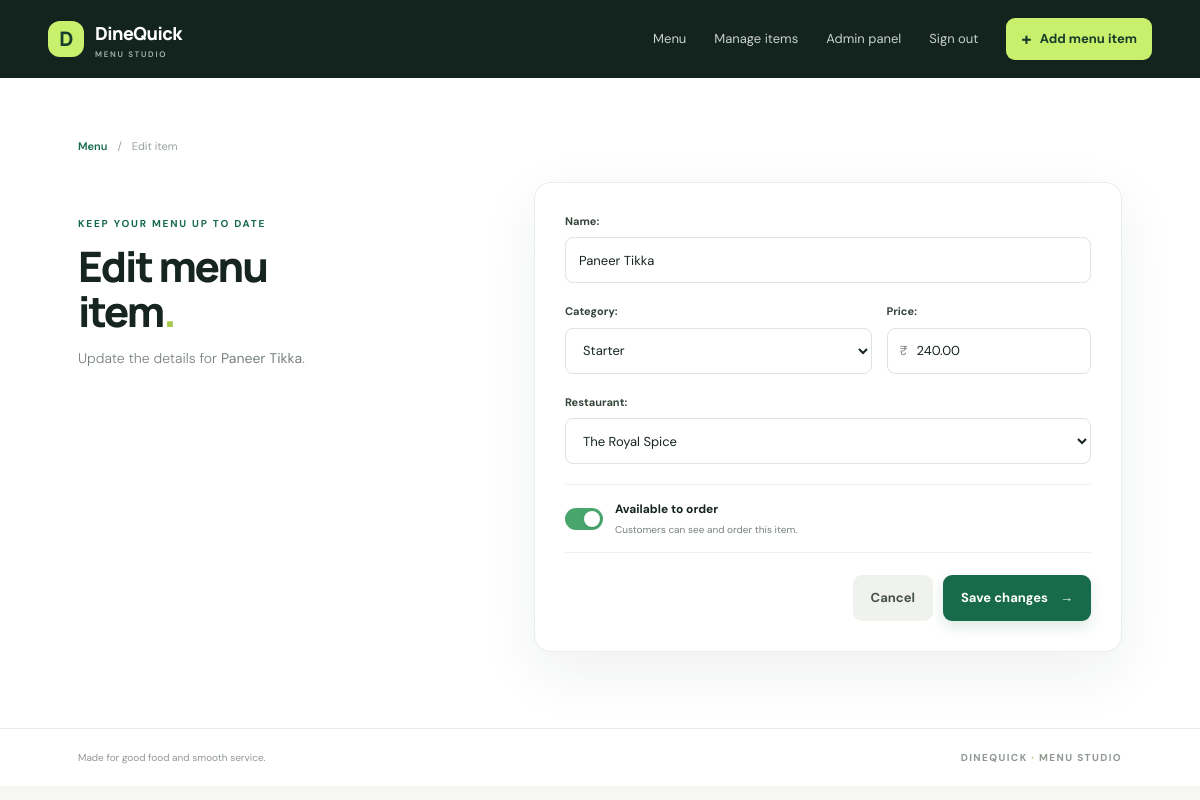
The app's page /menu/1/edit/ (signed in) with its own data.
### menuapp/models.py (models this page shows, shortened)
class MenuItem(models.Model):
    class Category(models.TextChoices):
        STARTER = "Starter", "Starter"
        MAIN = "Main", "Main"
        DESSERT = "Dessert", "Dessert"
        BEVERAGE = "Beverage", "Beverage"
    name = models.CharField(max_length=100)
    price = models.DecimalField(max_digits=8, decimal_places=2)
    category = models.CharField(max_length=10, choices=Category.choices)
    available = models.BooleanField(default=True)
    restaurant = models.ForeignKey(Restaurant, on_delete=models.CASCADE, related_name="menu_items")

### menuapp/views.py (the view)
# urls.py: urlpatterns = [path("menu/", MenuItemListView.as_view(), name="menu-list"), path("menu/add/", MenuItemCreateView.as_view(), name="menu-add"), path("menu/<int:pk>/edit/", MenuItemUpdateView.as_view(), 
class MenuItemUpdateView(LoginRequiredMixin, UpdateView):
    model = MenuItem
    form_class = MenuItemForm
    template_name = "menuapp/menuitem_update.html"
    success_url = reverse_lazy("menu-list")
    def get_context_data(self, **kwargs):
        context = super().get_context_data(**kwargs)
        context["has_restaurants"] = Restaurant.objects.exists()
        return context

### menuapp/forms.py
class MenuItemForm(forms.ModelForm):
    class Meta:
        model = MenuItem
        fields = ["name", "price", "category", "available", "restaurant"]
        widgets = {
            "name": forms.TextInput(attrs={"class": "field-control", "placeholder": "e.g. Paneer Tikka"}),
            "price": forms.NumberInput(attrs={"class": "field-control", "placeholder": "0.00", "min": "0", "step": "0.01"}),
            "category": forms.Select(attrs={"class": "field-control"}),
            "available": forms.CheckboxInput(attrs={"class": "field-checkbox"}),
            "restaurant": forms.Select(attrs={"class": "field-control"}),
        }
    def __init__(self, *args, **kwargs):
        super().__init__(*args, **kwargs)
        restaurants = self.fields["restaurant"].queryset.order_by("name")
        self.fields["restaurant"].queryset = restaurants
        self.fields["restaurant"].empty_label = "Choose a restaurant" if restaurants.exists() else "No restaurants yet - add one in Admin"

### menuapp/models.py (called while the page is built)
    def __str__(self): return self.name

### menuapp/templates/menuapp/menuitem_update.html (shortened to what this page needs)
{% extends "menuapp/base.html" %}
{% block content %}
<div class="breadcrumb"><a href="{% url 'menu-list' %}">Menu</a><span>/</span><span>Edit item</span></div>
<section class="form-layout"><div class="form-intro"><p class="eyebrow">KEEP YOUR MENU UP TO DATE</p><h1>Edit menu<br>item<span class="heading-dot">.</span></h1><p class="lead">Update the details for <strong>{{ object.name }}</strong>.</p></div>
<div class="surface form-surface"><form method="post" class="menu-form" novalidate>
<div class="form-field">{{ form.name.label_tag }}{{ form.name }}{% for error in form.name.errors %}<small class="field-error">{{ error }}</small>{% endfor %}</div>
<div class="form-row"><div class="form-field">{{ form.category.label_tag }}{{ form.category }}</div><div class="form-field">{{ form.price.label_tag }}<div class="price-input"><span>₹</span>{{ form.price }}</div></div></div>
<div class="form-field">{{ form.restaurant.label_tag }}{{ form.restaurant }}{% for error in form.restaurant.errors %}<small class="field-error">{{ error }}</small>{% endfor %}</div>
<label class="availability-row"><span class="toggle-wrap">{{ form.available }}<span class="toggle-ui"></span></span><span><strong>Available to order</strong><small>Customers can see and order this item.</small></span></label>
<div class="form-actions"><a class="button button-quiet" href="{% url 'menu-list' %}">Cancel</a><button class="button button-primary" type="submit">Save changes <span>→</span></button></div>
</form></div></section>
{% endblock %}

### menuapp/static/menuapp/style.css (style rules this page uses)
:root { --ink:#172520;--muted:#78827d;--green:#176b4b;--green-dark:#10563b;--lime:#c9f06c;--paper:#f6f7f3;--line:#e7eae4;--white:#fff;--red:#b44236;--shadow:0 20px 60px rgba(29,48,37,.07) }
* { box-sizing:border-box }
html { min-height:100%;background:var(--paper) }
body { margin:0;color:var(--ink);font-family:'DM Sans',Arial,sans-serif;font-size:15px;-webkit-font-smoothing:antialiased }
a { color:inherit;text-decoration:none }
button,input,select { font:inherit }
.eyebrow { margin:0 0 13px;color:var(--green);font-size:10px;font-weight:700;letter-spacing:1.8px }
.page-heading h1,.form-intro h1,.delete-surface h1,.login-surface h1 { font:800 clamp(34px,4vw,46px)/1.08 Manrope,sans-serif;letter-spacing:-2px;margin:0 }
.heading-dot { color:#a6c94c }
.lead { margin:13px 0 0;color:var(--muted);font-size:14px;line-height:1.65 }
.button { min-height:46px;display:inline-flex;align-items:center;justify-content:center;gap:12px;border:0;border-radius:9px;padding:0 18px;font-size:13px;font-weight:700;cursor:pointer;transition:transform .18s,background .18s,box-shadow .18s }
.button-primary { background:var(--green);color:white;box-shadow:0 6px 14px rgba(23,107,75,.15) }
.button-quiet { background:#f0f2ed;color:#46514b }
.surface { background:var(--white);border:1px solid #eaede8;border-radius:17px;box-shadow:var(--shadow) }
.form-layout { display:grid;grid-template-columns:minmax(220px,.8fr) minmax(400px,1.2fr);gap:64px;align-items:start;padding-top:24px }
.form-intro { padding-top:34px }
.form-intro h1 { font-size:42px }
.form-surface { padding:30px }
.menu-form { display:flex;flex-direction:column;gap:20px }
.form-field { display:flex;flex-direction:column;gap:8px;min-width:0 }
.form-field label { font-size:11px;font-weight:700;color:#35443a }
.field-control { width:100%;height:46px;padding:0 13px;border:1px solid #dfe4dc;border-radius:8px;background:#fff;color:var(--ink);outline:none;font-size:13px;transition:border-color .15s,box-shadow .15s }
.field-control::placeholder { color:#a7aea8 }
.form-row { display:grid;grid-template-columns:1.2fr .8fr;gap:15px }
.price-input { position:relative }
.price-input>span { position:absolute;left:13px;top:50%;transform:translateY(-50%);font-size:13px;color:#7b857e }
.price-input .field-control { padding-left:29px }
.availability-row { display:flex;align-items:center;gap:12px;padding:15px 0;border-top:1px solid #eef0ec;border-bottom:1px solid #eef0ec;cursor:pointer }
.availability-row strong,.availability-row small { display:block }
.availability-row strong { font-size:12px }
.availability-row small { margin-top:4px;color:var(--muted);font-size:10px }
.toggle-wrap { position:relative;width:38px;height:22px;flex:0 0 38px }
.toggle-ui { position:absolute;inset:0;border-radius:30px;background:#c8cec9;transition:background .2s }
.toggle-ui:after { content:'';position:absolute;top:3px;left:3px;width:16px;height:16px;border-radius:50%;background:white;box-shadow:0 1px 3px #0002;transition:transform .2s }
.field-checkbox:checked+.toggle-ui { background:#48a66d }
.field-checkbox:checked+.toggle-ui:after { transform:translateX(16px) }
.form-actions { display:flex;justify-content:flex-end;gap:10px;padding-top:2px }
.breadcrumb { display:flex;gap:10px;align-items:center;color:#98a19a;font-size:11px;margin-bottom:3px }
.breadcrumb a { color:var(--green);font-weight:600 }

### records on screen
MenuItem: name "Paneer Tikka", category "Starter", price "240.00", restaurant "The Royal Spice"
